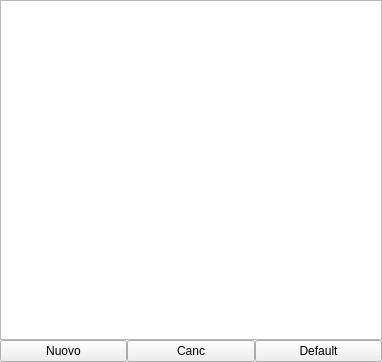
<?xml version="1.0" encoding="UTF-8"?>
<ui version="4.0">
 <class>SoilSheetModelGUI</class>
 <widget class="QWidget" name="SoilSheetModelGUI">
  <property name="geometry">
   <rect>
    <x>0</x>
    <y>0</y>
    <width>382</width>
    <height>362</height>
   </rect>
  </property>
  <property name="windowTitle">
   <string>Form</string>
  </property>
  <layout class="QGridLayout" name="gridLayout">
   <property name="leftMargin">
    <number>0</number>
   </property>
   <property name="topMargin">
    <number>0</number>
   </property>
   <property name="rightMargin">
    <number>0</number>
   </property>
   <property name="bottomMargin">
    <number>0</number>
   </property>
   <property name="spacing">
    <number>0</number>
   </property>
   <item row="0" column="0">
    <widget class="QTableView" name="tableView"/>
   </item>
   <item row="1" column="0">
    <layout class="QHBoxLayout" name="horizontalLayout">
     <item>
      <widget class="QPushButton" name="newPButton">
       <property name="text">
        <string>Nuovo</string>
       </property>
      </widget>
     </item>
     <item>
      <widget class="QPushButton" name="delPButton">
       <property name="text">
        <string>Canc</string>
       </property>
      </widget>
     </item>
     <item>
      <widget class="QPushButton" name="defaultPButton">
       <property name="text">
        <string>Default</string>
       </property>
      </widget>
     </item>
    </layout>
   </item>
  </layout>
 </widget>
 <resources/>
 <connections/>
</ui>
